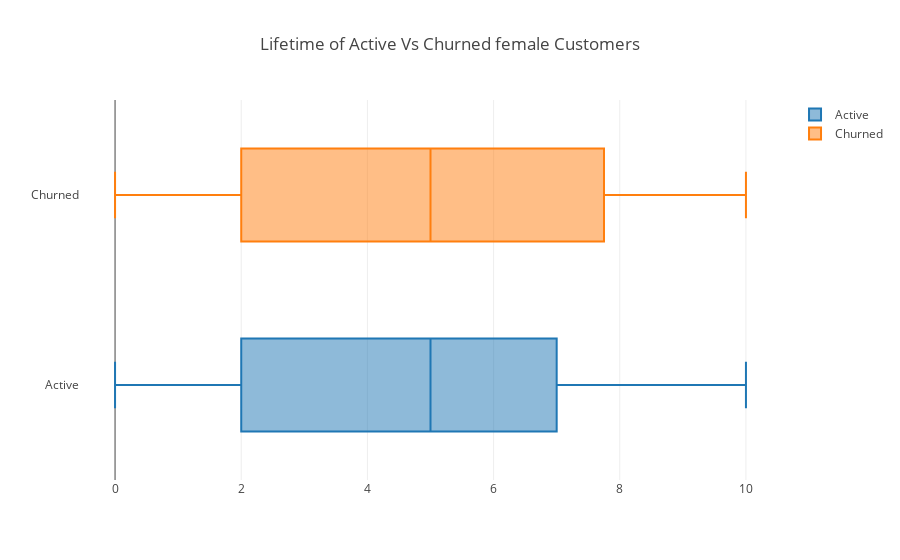

The code cell stored with this chart in its notebook:
### Markdown cell above
**1.7 Female Tenure stats (Active vs Churned)**

### Code cell
enable_plotly_in_cell()
group_1=go.Box(x=active_female_users['Tenure'], name="Active")
group_2 = go.Box(
    x=churned_female_users['Tenure'],
    name="Churned")

info = [group_1, group_2]
title = "Lifetime of Active Vs Churned female Customers"
iplot({
            "data": info, 
            "layout": {
                "title": title
            }
       })

### Figure 1 — Plotly figure (JSON) as saved in the notebook; plotly's stock layout.template omitted (floating-point values rounded to 4 significant figures; data arrays with more than 128 entries replaced by an {"elided": "..."} marker saying what was removed)
{"data": [{"x": {"elided": "3404 int values"}, "type": "box", "name": "Active", "uid": "92e29810-0856-4969-adf7-189924c01e36"}, {"x": {"elided": "1139 int values"}, "type": "box", "name": "Churned", "uid": "f200be3d-b84f-4e13-8557-598495ab4a49"}], "layout": {"title": {"text": "Lifetime of Active Vs Churned female Customers"}}}
